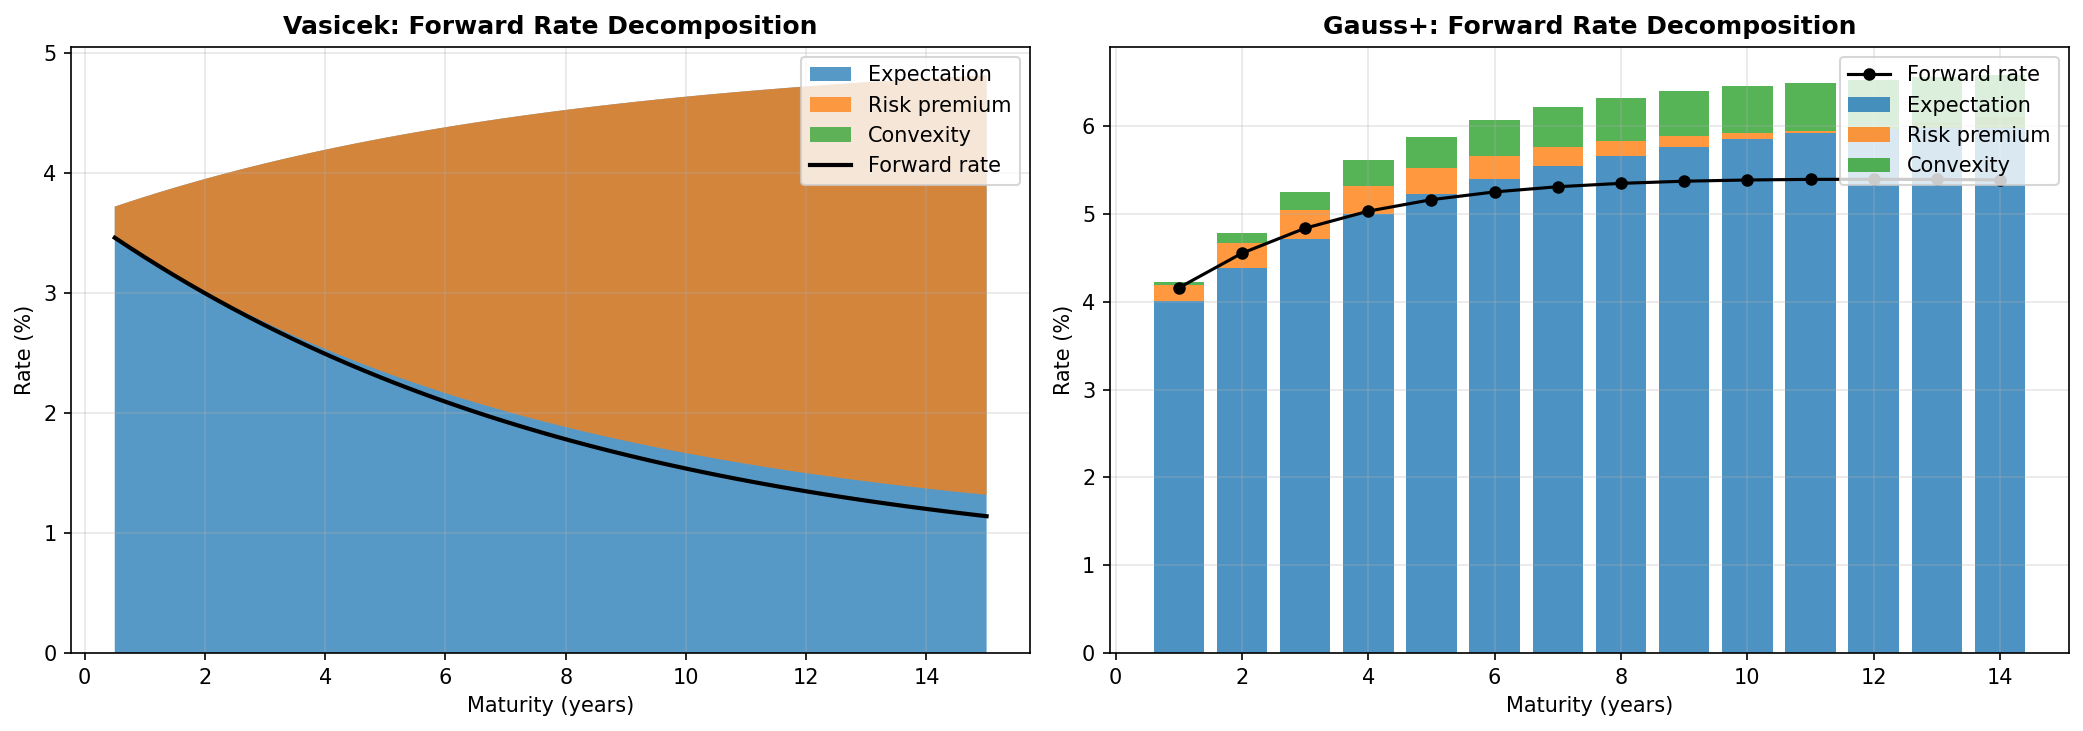

Write Python code to recreate this figure.
"""Forward rate decomposition: expectations, risk premium, convexity.

Decomposes the model forward curve into its three components under both
Vasicek (constant lambda) and Gauss+ (time-varying implied lambda).
"""

import os, sys
sys.path.insert(0, os.path.join(os.path.dirname(__file__), ".."))
sys.path.insert(0, os.path.join(os.path.dirname(__file__), "..", "example charts"))

import numpy as np
import matplotlib.pyplot as plt
from vasicek import Vasicek
from gauss_plus import GaussPlus
from calibrated_vasicek_params import CALIBRATED_VASICEK
from calibrated_params import CALIBRATED

taus = np.linspace(0.5, 15, 60)

# ── Vasicek decomposition (requires a risk premium assumption) ─────────────
# Estimate lambda as the difference between theta and the long-run OLS mean
# implied by the time-series: use OLS theta_ols as the P-measure mean.
# Here we set lambda so that r_inf = 5% (plausible long-run real-world mean).
r_inf_assumed = 0.05
v = Vasicek(**CALIBRATED_VASICEK)
lam = v.k * (v.theta - r_inf_assumed)
v.risk_premium = lam

v_exp, v_rp, v_cvx, v_fwd = [], [], [], []
for t in taus:
    d = v.decompose_forward(t)
    v_exp.append(d["expectation"])
    v_rp.append(d["risk_premium"])
    v_cvx.append(d["convexity"])
    v_fwd.append(d["forward"])

print("Vasicek forward decomposition (selected maturities)")
print(f"  lambda = {lam*1e4:.1f} bps/yr,  r_inf = {r_inf_assumed*100:.1f}%")
print(f"{'tau':>5}  {'Expectation':>12}  {'Risk prem':>10}  {'Convexity':>10}  {'Forward':>9}")
for t in [1, 2, 5, 10, 15]:
    d = v.decompose_forward(t)
    print(f"{t:5.0f}  {d['expectation']*100:11.3f}%  {d['risk_premium']*100:9.3f}%  "
          f"{d['convexity']*100:9.3f}%  {d['forward']*100:8.3f}%")

# ── Gauss+ decomposition (implied lambda from successive forwards) ──────────
g = GaussPlus(**CALIBRATED)
r0 = CALIBRATED_VASICEK["r0"]
g.set_factors(r=r0, m=r0, l=CALIBRATED["mu"])
tenor = 1.0

g_exp, g_rp, g_cvx, g_fwd = [], [], [], []
taus_g = np.arange(1.0, 15.0, 1.0)   # integer maturities for implied lambda
for tau in taus_g:
    f_tau = g.forward_rate(tau, tenor)
    f_next = g.forward_rate(tau + 1, tenor)
    lam_t = g.implied_lambda(f_tau=f_tau, f_tau_prime=f_next,
                              tau=tau, tau_prime=tau + 1, tenor=tenor)
    d = g.decompose_forward(tau=tau, tenor=tenor, lambda_t=lam_t)
    g_exp.append(d["expectation_real_world"])
    g_rp.append(d["risk_premium"])
    g_cvx.append(d["convexity"])
    g_fwd.append(d["forward"])

fig, axes = plt.subplots(1, 2, figsize=(14, 5))

# Vasicek
ax = axes[0]
ax.stackplot(taus,
             np.array(v_exp) * 100,
             np.array(v_rp) * 100,
             np.maximum(np.array(v_cvx) * 100, 0),
             labels=["Expectation", "Risk premium", "Convexity"],
             alpha=0.75)
ax.plot(taus, np.array(v_fwd) * 100, "k-", linewidth=2, label="Forward rate")
ax.set_xlabel("Maturity (years)")
ax.set_ylabel("Rate (%)")
ax.set_title("Vasicek: Forward Rate Decomposition", fontweight="bold")
ax.legend(loc="upper right")
ax.grid(True, alpha=0.3)

# Gauss+
ax = axes[1]
ax.bar(taus_g, np.array(g_exp) * 100, label="Expectation", alpha=0.8)
ax.bar(taus_g, np.array(g_rp) * 100, bottom=np.array(g_exp) * 100, label="Risk premium", alpha=0.8)
ax.bar(taus_g, np.array(g_cvx) * 100,
       bottom=(np.array(g_exp) + np.array(g_rp)) * 100, label="Convexity", alpha=0.8)
ax.plot(taus_g, np.array(g_fwd) * 100, "ko-", markersize=5, linewidth=1.5, label="Forward rate")
ax.set_xlabel("Maturity (years)")
ax.set_ylabel("Rate (%)")
ax.set_title("Gauss+: Forward Rate Decomposition", fontweight="bold")
ax.legend(loc="upper right")
ax.grid(True, alpha=0.3)

plt.tight_layout()
plt.savefig(os.path.join(os.path.dirname(__file__), "forward_rate_decomposition.png"), dpi=150, bbox_inches="tight")
print("\nSaved: forward_rate_decomposition.png")
plt.show()
